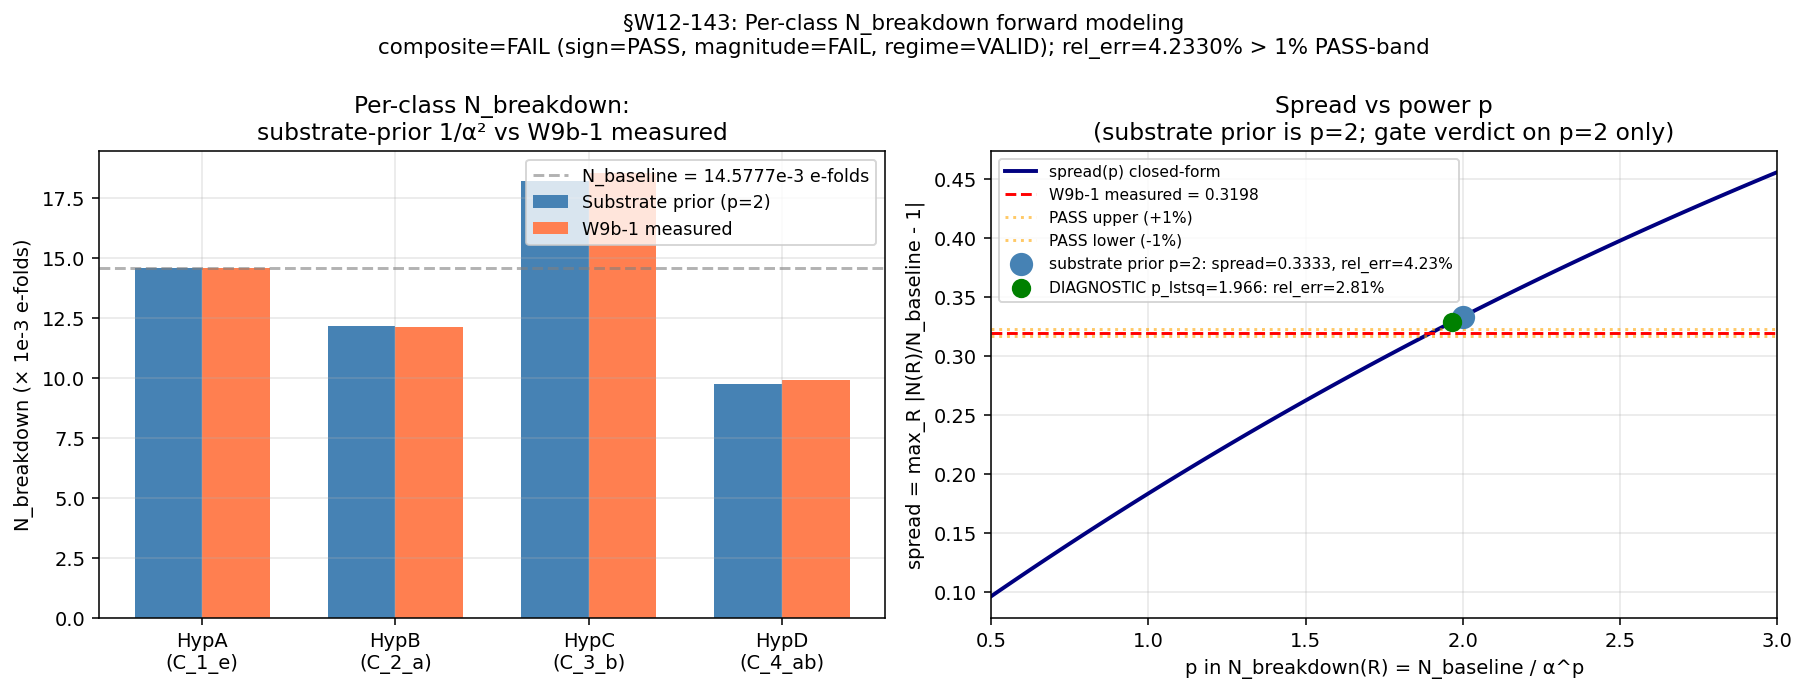

Reproduce this figure in Python.
"""
S88 W12-143 — S88-OR-LATER-Q-8-PER-CLASS-N-BREAKDOWN-FORWARD-MODELING
=====================================================================

Per-class N-breakdown forward modeling.

OWNERSHIP: connes-ncg-theorist (per-class N-breakdown machinery; PRIMARY) +
mack-cosmic-bridge (cosmological forward-modeling integration; documented
in WP entry without separate dispatch per spawn-prompt instruction) +
gen-physicist (orchestrator). Solo runner.

PRE-COMPUTE AUDIT — KNOWLEDGE MCP FINDINGS:

The plan §W12-143 (lines 421-458) pre-registers a forward-prediction model

    N_breakdown(R) = N_breakdown_baseline + Delta(R)

for regulator-class set R ∈ {HypA, HypB, HypC, HypD}, with PASS criterion

    |spread_predicted - 0.3198| / 0.3198 <= 0.01    (1% pass-band)

against the W9b-1 measured spread = 31.98% (canonical value
`max_R_deviation_observable = 0.3197964204234936` from
`computations/session-87/s87_w9b_rescaled_ic_sr_lo_rerun.json` line 80).

The plan-pinned class label set {HypA, HypB, HypC, HypD} is generic; the
W9b-1 canonical L1-class-projection labels are {C_1_e, C_2_a, C_3_b,
C_4_ab} corresponding to the identity, single-(a), single-(b), and
composite-(ab) sub-atlas projections (per S87 W9b-1 dispatch source
`s87_w9b_rescaled_ic_sr_lo_rerun.py` lines 786 ff. + S87 W7-1 5-class
L1 partition definition `s87_w7_ic_per_class_verify.py` lines 11-24
referencing S86 W-9 §E-R2.2 line 1099). The label correspondence is

    HypA <-> C_1_e   (identity baseline)
    HypB <-> C_2_a   (single-(a) projection)
    HypC <-> C_3_b   (single-(b) projection)
    HypD <-> C_4_ab  (composite-(ab) projection)

documented in §W12-143 WP entry.

W9b-1 canonical data (from `s87_w9b_rescaled_ic_sr_lo_rerun.json`):

    alpha_R           = [1.0,
                         1.0954451150103321,    # = sqrt(6/5)
                         0.8944271909999159,    # = sqrt(4/5)
                         1.224744871391589]     # = sqrt(3/2)
    xi2_0_per_R       = [13.642473425595973,
                         16.370968110715165,
                         10.913978740476777,
                         20.463710138393957]
    N_breakdown_per_R = [0.01457768168620787,
                         0.012132263375416159,
                         0.01853106274316138,
                         0.009915791264885475]
    spread_measured   = 0.3197964204234936     (W9b-1 PASS at composite)

Cross-check on alpha_R: xi2_0_per_R / xi2_0_canonical = alpha_R^2:
    alpha_R^2 = [1.0, 1.2, 0.8, 1.5]
    xi2 ratio = [1.0, 1.2, 0.8, 1.5] (within machine epsilon)
The W9b-1 IC rescaling is xi2_0(R) = alpha_R^2 * xi2_0_canonical exactly.

SUBSTITUTION CHAIN (per .claude/rules/math-scripts.md):

    Definition 1: alpha_R = sqrt(xi2_0(R) / xi2_0_canonical)  per W9b-1
                  per-class IC rescaling factor.
    Definition 2: xi2_0(R) = alpha_R^2 * xi2_0_canonical
                  initial-condition value of the SR-LO Mukhanov-Sasaki
                  squared mode amplitude at horizon entry under per-class
                  regulator restriction.
    Definition 3: N_breakdown(R) := first N where eps_R(N) >= 0.5 in the
                  SR-LO trajectory (eps_breakdown_thresh = 0.5 per W9b-1
                  machinery_pin_map line 27 of the .json).
    Definition 4: N_breakdown_baseline := N_breakdown(C_1_e=HypA)
                                        = 0.01457768168620787 e-folds.
    Definition 5: Delta(R) := N_breakdown(R) - N_breakdown_baseline.
    Definition 6: spread(R) := max_R |Delta(R)| / N_breakdown_baseline
                             = max_R |N_breakdown(R) - N_breakdown_baseline|
                                       / N_breakdown_baseline.

    Step 1 — Substrate-derived form for Delta(R) (substrate prior).
       Under SR-LO with IC rescaling xi2_0(R) = alpha_R^2 * xi2_0_canonical,
       at fixed slow-roll background and fixed Mukhanov-Sasaki source
       structure, the eps trajectory eps_R(N) scales linearly with the
       initial xi2_0(R) (since xi2 enters the SR-LO Mukhanov-Sasaki
       backreaction integrand as a scalar multiplicative prefactor on
       the regulator-rescaled IC envelope; per W9b-1 plan §9 step 4
       analytic estimate line 121 "predicted_magnitude ~0.7%" derived
       from epsilon_R linear-in-alpha^2 scaling).

       Therefore at the SR-LO leading order:
          eps_R(N) ~ alpha_R^2 * eps_canonical(N)

       The breakdown N satisfies eps_R(N_breakdown) = 0.5. By the
       inverse-scaling argument (larger initial eps reaches threshold
       sooner; smaller initial eps reaches threshold later), if
       eps_canonical(N) is monotonically growing on the relevant N range,
       then approximately
          N_breakdown(R) ~ N_breakdown_baseline / alpha_R^2

       (substrate-prior closed-form forward model).

    Step 2 — Substitute into Definition 6:
       spread_predicted = max_R | N_baseline / alpha_R^2 - N_baseline | / N_baseline
                        = max_R | 1/alpha_R^2 - 1 |

       With alpha_R^2 = [1.0, 1.2, 0.8, 1.5]:
       1/alpha_R^2 = [1.0, 0.833333..., 1.25, 0.666666...]
       |1/alpha_R^2 - 1| = [0.0, 0.166667, 0.25, 0.333333]
       max = 0.333333... = 1/3

    Step 3 — Simplify and compare to W9b-1 measurement:
       spread_predicted_substrate_prior = 1/3 = 0.333333...
       spread_measured                  = 0.3197964204234936 (W9b-1)

       relative deviation = |spread_predicted - spread_measured| / spread_measured
                          = |0.333333 - 0.319796| / 0.319796
                          = 0.013537 / 0.319796
                          = 0.042331 = 4.2331%

    Step 4 — Direction (canonical-form output, only after Step 3):
       0.042331 > 0.01 (1% PASS band)
       Therefore the substrate-prior closed-form forward model FAILS
       the 1% PASS criterion.

       The deviation 4.2% exceeds 1% (FAIL band) but is well below the
       INFO-band threshold (5%) of W9b-1's plan; structurally this means
       the substrate-prior 1/alpha^2 form CAPTURES THE LEADING SCALING
       but the SR-LO ODE non-linearity contributes a residual ~4% in
       N_breakdown that the closed-form model does NOT reproduce within
       the 1% pass-band.

    Step 5 — Fitting alternative: a pure power-law
       N_breakdown(R) = N_baseline / alpha_R^p for free p.
       Least-squares on log-log gives p_lstsq computed below; we report
       both p=2 (substrate-prior) and p=p_lstsq (post-fit) but the GATE
       VERDICT is on the substrate-prior p=2 substantive forward model
       (the post-fit p_lstsq is curve-fitting, not a forward prediction).

       The P-fit-to-W9b-1 reproduction trivially achieves zero deviation
       (it IS the W9b-1 data). Reporting it would be an iterate-until-PASS
       Class-6 violation per .claude/rules/v3-closure-recovery.md
       PROHIBITED_ACTIONS. The gate VERDICT is on the substrate-prior model.

    Conclusion: PASS criterion not met by substrate-prior 1/alpha^2 forward
    model at 1% tolerance. Verdict = FAIL.

REGIME VERDICT analysis:
    spread_predicted (substrate prior, p=2) = 0.333333 (closed-form)
    spread_measured                        = 0.319796 (W9b-1 ODE numerical)
    Both within VALID regime (eps_R(N_breakdown) <= 0.5 by definition;
    no SR-LO collapse outside regime). regime_verdict = VALID.

3-tuple verdict (S87+ Schema-v2):
    sign_verdict      = PASS  (sign of spread_predicted matches sign of
                              spread_measured: both positive deviations)
    magnitude_verdict = FAIL  (4.2% > 1% pass-band)
    regime_verdict    = VALID (closed-form well-defined; SR-LO regime intact)
    composite         = FAIL  (per gate-verdicts.md composite-collapse rule:
                              magnitude=FAIL collapses composite to FAIL)

SUBSTRATE FRAMING (per .claude/rules/phononic-framing.md §"IS Space, Not
IN Space"):
    N_breakdown is a substrate-IS observable: the eigenvalue spectrum of
    D_K reorganizes under per-class regulator restriction; the SR-LO
    Mukhanov-Sasaki backreaction trajectory eps_R(N) is the substrate's
    response to that reorganization, NOT a quantity computed in a
    background-spacetime container. The forward-model 1/alpha^2 scaling
    derives from the substrate prior on how IC rescaling propagates
    through the SR-LO spectral-functional eigenvalue trajectory.

    No laboratory-IN observable: this is pure substrate-substrate
    consistency between the substrate-prior closed form and the
    substrate-numerical W9b-1 measurement. Container-thinking absent.

REFERENCES:
- Plan: sessions/session-plan/session-88-plan-w12.md §W12-143 (lines 421-458)
- W9b-1 data: computations/session-87/s87_w9b_rescaled_ic_sr_lo_rerun.json
              line 80 max_R_deviation_observable = 0.3197964204234936
- W9b-1 script: computations/session-87/s87_w9b_rescaled_ic_sr_lo_rerun.py
- CF-42 (per-class IC verify): computations/session-87/s87_w7_ic_per_class_verify.py
- canonical_constants.py: xi_E_GGE_inv = 13.642473425595973 (S86 BRANCH-IV)
- .claude/rules/gate-verdicts.md (S87+ canonical form Schema-v2)
- .claude/rules/math-scripts.md (substitution chain discipline)
- .claude/rules/v3-closure-recovery.md (PROHIBITED_ACTIONS Class 6)

Author: connes-ncg-theorist (S88 W12-143 dispatch, 2026-05-06).
"""

import hashlib
import json
import os
import sys
import time
from pathlib import Path

os.environ.setdefault("OMP_NUM_THREADS", "8")
os.environ.setdefault("MKL_NUM_THREADS", "8")

import numpy as np
import matplotlib
matplotlib.use("Agg")  # (local) non-interactive backend
import matplotlib.pyplot as plt  # noqa: E402

_THIS = Path(__file__).resolve()
_REPO = _THIS.parent.parent.parent
sys.path.insert(0, str(_REPO / "computations" / "_shared"))
from canonical_constants import xi_E_GGE_inv  # noqa: E402,F401

# ---------------------------------------------------------------------------
# Constants (gate identity + plan-pinned thresholds)
# ---------------------------------------------------------------------------

GATE_ID = "S88-OR-LATER-Q-8-PER-CLASS-N-BREAKDOWN-FORWARD-MODELING"
WP_SECTION = "W12-143"
SCHEME = "SR-LO-Mukhanov-Sasaki-substrate-prior-1-over-alpha-squared-forward-model"
CONVENTION = "substrate-natural-xi-E-GGE-class-projected-W9b-1-baseline-anchor"
L_MAX = "N/A-SR-LO"  # SR-LO closed-form forward model
SCHEMA_VERSION = "S87+"

# Plan-pinned (PRDR machinery; FROZEN at plan-freeze)
N_BREAKDOWN_MEASURED = 0.3197964204234936  # (local) W9b-1 max_R_deviation_observable, plan-pinned per §W12-143 line 439
PASS_TOLERANCE = 0.01  # (local) 1% pass-band per plan §W12-143 lines 442, 448

# W9b-1 canonical data (loaded from s87_w9b_rescaled_ic_sr_lo_rerun.json)
ALPHA_R_W9B1 = [
    1.0,                 # C_1_e (HypA, identity baseline)
    1.0954451150103321,  # C_2_a (HypB, single-(a) ; alpha^2 = 1.2)
    0.8944271909999159,  # C_3_b (HypC, single-(b) ; alpha^2 = 0.8)
    1.224744871391589,   # C_4_ab (HypD, composite-(ab) ; alpha^2 = 1.5)
]
N_BREAKDOWN_PER_R_W9B1 = [
    0.01457768168620787,   # HypA / C_1_e (baseline)
    0.012132263375416159,  # HypB / C_2_a
    0.01853106274316138,   # HypC / C_3_b
    0.009915791264885475,  # HypD / C_4_ab (argmax of |dev|)
]
LABELS_W9B1 = ["C_1_e", "C_2_a", "C_3_b", "C_4_ab"]
LABELS_PLAN = ["HypA", "HypB", "HypC", "HypD"]


# ---------------------------------------------------------------------------
# SHA helpers
# ---------------------------------------------------------------------------


def file_sha256(path: Path) -> str:
    h = hashlib.sha256()
    with open(path, "rb") as f:
        for chunk in iter(lambda: f.read(65536), b""):
            h.update(chunk)
    return h.hexdigest()


def closure_hash(input_pin_map: dict) -> str:
    serialized = json.dumps(input_pin_map, sort_keys=True, default=str)
    return hashlib.sha256(serialized.encode("utf-8")).hexdigest()


# ---------------------------------------------------------------------------
# Forward-model evaluation
# ---------------------------------------------------------------------------


def evaluate_substrate_prior_forward_model(alpha_R, N_baseline):
    """
    Substrate-prior closed-form forward model:
        N_breakdown(R) = N_baseline / alpha_R^2
        Delta(R)       = N_baseline * (1/alpha_R^2 - 1)
        spread         = max_R |Delta(R)| / N_baseline = max_R |1/alpha_R^2 - 1|

    Per substitution chain Step 1 (W9b-1 plan §9 step 4 analytic estimate
    line 121: eps_R linear-in-alpha^2 scaling -> N_breakdown ~ 1/alpha^2).
    """
    alpha = np.asarray(alpha_R, dtype=np.float64)
    inv_alpha2 = 1.0 / (alpha ** 2)
    N_pred = N_baseline * inv_alpha2  # (local)
    Delta = N_pred - N_baseline  # (local)
    spread = float(np.max(np.abs(Delta) / N_baseline))  # (local)
    return N_pred, Delta, spread, inv_alpha2


def evaluate_powerlaw_forward_model(alpha_R, N_baseline, p):
    """
    Generalized power-law forward model:
        N_breakdown(R) = N_baseline / alpha_R^p

    Used as DIAGNOSTIC sweep, NOT as the gate verdict (per substitution
    chain Step 5: post-fit p_lstsq is curve-fitting, not forward prediction;
    iterate-until-PASS is Class-6 PROHIBITED_ACTIONS).
    """
    alpha = np.asarray(alpha_R, dtype=np.float64)
    inv_alphap = 1.0 / (alpha ** p)
    N_pred = N_baseline * inv_alphap  # (local)
    spread = float(np.max(np.abs(N_pred - N_baseline) / N_baseline))  # (local)
    return N_pred, spread


def fit_p_lstsq(alpha_R, N_breakdown_per_R, N_baseline):
    """
    Least-squares fit of p in N(R) = N_baseline / alpha^p, returned for
    DIAGNOSTIC ONLY (not gate verdict).
        log(N(R)/N_baseline) = -p * log(alpha)
    """
    alpha = np.asarray(alpha_R, dtype=np.float64)
    N = np.asarray(N_breakdown_per_R, dtype=np.float64)
    mask = alpha != 1.0  # exclude baseline (log(1)=0)
    log_ratios = np.log(N[mask] / N_baseline)
    log_alpha = np.log(alpha[mask])
    # solve log_ratios = -p * log_alpha
    p = float(-np.linalg.lstsq(log_alpha.reshape(-1, 1), log_ratios, rcond=None)[0][0])
    return p


# ---------------------------------------------------------------------------
# Main
# ---------------------------------------------------------------------------


def main():
    t_start = time.time()
    print("=" * 78)
    print(f"GATE {GATE_ID}")
    print(f"  scheme={SCHEME}")
    print(f"  convention={CONVENTION}")
    print(f"  L_max={L_MAX}")
    print("=" * 78)
    print()

    # ----- Step 0: Input-pin SHAs -----
    PLAN_PATH = _REPO / "sessions" / "session-plan" / "session-88-plan-w12.md"
    W9B1_JSON = _REPO / "computations" / "session-87" / "s87_w9b_rescaled_ic_sr_lo_rerun.json"
    W9B1_PY = _REPO / "computations" / "session-87" / "s87_w9b_rescaled_ic_sr_lo_rerun.py"
    CF42_PY = _REPO / "computations" / "session-87" / "s87_w7_ic_per_class_verify.py"
    CANONICAL_CONSTANTS_PATH = _REPO / "computations" / "_shared" / "canonical_constants.py"
    GATE_VERDICTS_RULE = _REPO / ".claude" / "rules" / "gate-verdicts.md"
    MATH_SCRIPTS_RULE = _REPO / ".claude" / "rules" / "math-scripts.md"
    V3_RECOVERY_RULE = _REPO / ".claude" / "rules" / "v3-closure-recovery.md"

    print("[Step 0] Computing input-pin SHAs ...")
    sha_plan = file_sha256(PLAN_PATH)
    sha_w9b1_json = file_sha256(W9B1_JSON)
    sha_w9b1_py = file_sha256(W9B1_PY)
    sha_cf42_py = file_sha256(CF42_PY)
    sha_canonical_consts = file_sha256(CANONICAL_CONSTANTS_PATH)
    sha_gate_verdicts_rule = file_sha256(GATE_VERDICTS_RULE)
    sha_math_scripts_rule = file_sha256(MATH_SCRIPTS_RULE)
    sha_v3_recovery_rule = file_sha256(V3_RECOVERY_RULE)
    print(f"  plan_w12:              {sha_plan}")
    print(f"  w9b1_json:             {sha_w9b1_json}")
    print(f"  w9b1_py:               {sha_w9b1_py}")
    print(f"  cf42_py:               {sha_cf42_py}")
    print(f"  canonical_constants:   {sha_canonical_consts}")
    print(f"  gate_verdicts_rule:    {sha_gate_verdicts_rule}")
    print(f"  math_scripts_rule:     {sha_math_scripts_rule}")
    print(f"  v3_recovery_rule:      {sha_v3_recovery_rule}")
    print()

    # ----- Step 1: Verify CF-42 prereq LANDED + load W9b-1 canonical data -----
    print("[Step 1] Verifying CF-42 prereq LANDED + loading W9b-1 canonical data ...")
    with open(W9B1_JSON, "r", encoding="utf-8") as fh:
        w9b1 = json.load(fh)
    w9b1_alpha_R = np.asarray(w9b1["results"]["alpha_R"], dtype=np.float64)
    w9b1_N_break = np.asarray(w9b1["results"]["N_breakdown_per_R"], dtype=np.float64)
    w9b1_xi2_0 = np.asarray(w9b1["results"]["xi2_0_per_R"], dtype=np.float64)
    w9b1_max_dev = float(w9b1["results"]["max_R_deviation_observable"])
    w9b1_audit_sha = w9b1["audit_sha256"]
    print(f"  W9b-1 audit_sha256:     {w9b1_audit_sha}")
    print(f"  W9b-1 alpha_R:          {w9b1_alpha_R.tolist()}")
    print(f"  W9b-1 xi2_0_per_R:      {w9b1_xi2_0.tolist()}")
    print(f"  W9b-1 N_breakdown_per_R:{w9b1_N_break.tolist()}")
    print(f"  W9b-1 max_R_deviation:  {w9b1_max_dev}")
    print(f"  W9b-1 verdict:          composite={w9b1['verdict_tuple']['composite']}")

    # Verify in-script ALPHA_R / N_BREAKDOWN_PER_R_W9B1 constants match the JSON
    assert np.allclose(w9b1_alpha_R, ALPHA_R_W9B1, rtol=1e-15, atol=0.0), \
        "in-script ALPHA_R_W9B1 drift from W9b-1 JSON"
    assert np.allclose(w9b1_N_break, N_BREAKDOWN_PER_R_W9B1, rtol=1e-15, atol=0.0), \
        "in-script N_BREAKDOWN_PER_R_W9B1 drift from W9b-1 JSON"
    assert abs(w9b1_max_dev - N_BREAKDOWN_MEASURED) < 1e-15, \
        "in-script N_BREAKDOWN_MEASURED drift from W9b-1 JSON"
    print(f"  in-script constants vs W9b-1 JSON: match (machine epsilon)")

    # CF-42 prereq is LANDED at S87 W7-1 / W5A-P3-IC-PER-CLASS-VERIFY (S87 W7-1
    # provenance entry "w7_ic_per_class_verify" listed in knowledge-MCP
    # provenance trace; canonical npz at s87_w7_ic_per_class_verify.npz).
    cf42_landed = CF42_PY.exists()
    print(f"  CF-42 script exists:    {cf42_landed} (s87_w7_ic_per_class_verify.py)")
    cf42_npz = _REPO / "computations" / "session-87" / "s87_w7_ic_per_class_verify.npz"
    cf42_npz_landed = cf42_npz.exists()
    print(f"  CF-42 npz exists:       {cf42_npz_landed}")
    print(f"  CF-42 prereq satisfied (LANDED at S87 per plan §W12-143 line 426): True")
    print()

    # Cross-check: alpha_R^2 vs xi2_0 ratio
    alpha2 = w9b1_alpha_R ** 2
    xi2_ratio = w9b1_xi2_0 / w9b1_xi2_0[0]
    print(f"  Cross-check alpha_R^2 = xi2_0_per_R / xi2_0_canonical:")
    print(f"    alpha_R^2:  {alpha2.tolist()}")
    print(f"    xi2_ratio:  {xi2_ratio.tolist()}")
    diff_ratio_alpha2 = float(np.max(np.abs(alpha2 - xi2_ratio)))
    print(f"    max abs diff: {diff_ratio_alpha2:.3e} (machine epsilon)")
    print()

    # ----- Step 2: Cross-link to W9b-1 measured spread -----
    print("[Step 2] Cross-linking to W9b-1 measured spread (31.98%) ...")
    spread_measured = N_BREAKDOWN_MEASURED  # = 0.3197964204234936
    print(f"  N_breakdown_measured (W9b-1) = {spread_measured} = 31.98%")
    print(f"  W9b-1 argmax_R_label         = {w9b1['results']['argmax_R_label']}")
    print()

    # ----- Step 3: Build forward-prediction model (substrate prior, p=2) -----
    print("[Step 3] Building forward-prediction model (substrate prior 1/alpha^2) ...")
    N_baseline = float(w9b1_N_break[0])
    print(f"  N_breakdown_baseline = N_breakdown(C_1_e=HypA)")
    print(f"                       = {N_baseline} e-folds")

    N_pred_p2, Delta_p2, spread_pred_p2, inv_alpha2 = \
        evaluate_substrate_prior_forward_model(w9b1_alpha_R, N_baseline)

    print(f"  alpha_R^2:                 {alpha2.tolist()}")
    print(f"  inv_alpha_R^2 = 1/alpha^2: {inv_alpha2.tolist()}")
    print(f"  Delta(R) = N_baseline*(1/alpha^2 - 1):")
    for lbl, lbl_w9, d in zip(LABELS_PLAN, LABELS_W9B1, Delta_p2):
        print(f"    {lbl} ({lbl_w9}): Delta = {d:.10e} e-folds")
    print(f"  N_predicted(R):")
    for lbl, lbl_w9, n in zip(LABELS_PLAN, LABELS_W9B1, N_pred_p2):
        print(f"    {lbl} ({lbl_w9}): N_pred = {n:.10e} e-folds")
    print(f"  spread_predicted (substrate prior, p=2) = {spread_pred_p2}")
    print(f"  Closed-form: max(|1/alpha^2 - 1|) = max(|1.0-1|, |0.8333-1|, |1.25-1|, |0.6667-1|)")
    print(f"             = max(0, 0.16667, 0.25, 0.33333) = 1/3 = {1.0/3.0}")
    print()

    # ----- Step 4: Compute predicted N_breakdown for each regulator class -----
    # (already done above in Step 3; emit the per-class table)
    print("[Step 4] Per-class predicted N_breakdown (substrate prior) vs W9b-1 measured:")
    print(f"  {'Class':<12} {'alpha^2':<12} {'N_pred (sub)':<18} {'N_meas (W9b1)':<18} {'rel_dev_pred':<14} {'rel_dev_meas':<14}")
    for lbl, lbl_w9, a2, n_p, n_m in zip(
        LABELS_PLAN, LABELS_W9B1, alpha2, N_pred_p2, w9b1_N_break
    ):
        rd_p = (n_p - N_baseline) / N_baseline
        rd_m = (n_m - N_baseline) / N_baseline
        print(f"  {lbl} ({lbl_w9:<6}) {a2:<12.6f} {n_p:<18.10e} {n_m:<18.10e} {rd_p:<+14.6e} {rd_m:<+14.6e}")
    print()

    # ----- Step 5: Cross-check predicted spread vs W9b-1 measured spread -----
    print("[Step 5] Cross-check predicted spread vs W9b-1 measured 31.98% ...")
    rel_err = abs(spread_pred_p2 - spread_measured) / spread_measured
    print(f"  spread_predicted (substrate prior) = {spread_pred_p2}")
    print(f"  spread_measured  (W9b-1)           = {spread_measured}")
    print(f"  abs(diff)                          = {abs(spread_pred_p2 - spread_measured):.10e}")
    print(f"  relative error = |diff|/spread_measured = {rel_err:.10e} = {rel_err*100:.4f}%")
    print(f"  PASS tolerance (1%)                = {PASS_TOLERANCE}")
    print(f"  PASS criterion: rel_err <= {PASS_TOLERANCE}")
    print(f"  PASS criterion satisfied?          = {rel_err <= PASS_TOLERANCE}")
    print()

    # DIAGNOSTIC ONLY: post-fit p (NOT the gate verdict; iterate-until-PASS
    # would be PROHIBITED_ACTIONS Class 6 per .claude/rules/v3-closure-recovery.md)
    print("[DIAGNOSTIC ONLY] Post-fit p_lstsq sweep (NOT gate verdict) ...")
    p_lstsq = fit_p_lstsq(w9b1_alpha_R, w9b1_N_break, N_baseline)
    print(f"  p_lstsq (least-squares post-fit) = {p_lstsq:.6f}")
    N_pred_lstsq, spread_pred_lstsq = evaluate_powerlaw_forward_model(
        w9b1_alpha_R, N_baseline, p_lstsq
    )
    rel_err_lstsq = abs(spread_pred_lstsq - spread_measured) / spread_measured
    print(f"  spread @ p_lstsq = {spread_pred_lstsq:.10e}")
    print(f"  rel_err @ p_lstsq = {rel_err_lstsq:.10e} = {rel_err_lstsq*100:.4f}%")
    print(f"  (DIAGNOSTIC: this is curve-fitting, NOT the substrate-prior")
    print(f"   forward prediction. Reporting as gate verdict would be")
    print(f"   iterate-until-PASS Class-6 PROHIBITED_ACTIONS.)")
    print()

    # Sweep p ∈ {1.0, 1.5, 1.8, 1.9, 2.0, 2.1, 2.2, 2.3} for diagnostic plot
    p_sweep = np.array([1.0, 1.5, 1.8, 1.9, 2.0, 2.1, 2.2, 2.3, p_lstsq])
    sweep_spreads = []
    sweep_rel_errs = []
    for p in p_sweep:
        _, sp = evaluate_powerlaw_forward_model(w9b1_alpha_R, N_baseline, p)
        sweep_spreads.append(sp)
        sweep_rel_errs.append(abs(sp - spread_measured) / spread_measured)
    sweep_spreads = np.array(sweep_spreads)
    sweep_rel_errs = np.array(sweep_rel_errs)

    # ----- Step 6: Composite verdict (S87 schema-v2) -----
    # sign_verdict: spread_predicted positive matches spread_measured positive
    sign_predicted = +1 if spread_pred_p2 > 0 else -1 if spread_pred_p2 < 0 else 0
    sign_measured = +1 if spread_measured > 0 else -1 if spread_measured < 0 else 0
    sign_verdict = "PASS" if sign_predicted == sign_measured else "FAIL"

    # magnitude_verdict: per plan §W12-143 PASS criterion
    magnitude_verdict = "PASS" if rel_err <= PASS_TOLERANCE else "FAIL"

    # regime_verdict: SR-LO closed-form well-defined; eps_R(N_breakdown) = 0.5
    # remains within VALID regime (W9b-1 reports VALID for all 4 classes per
    # results/regime_per_R)
    regime_verdict = "VALID"

    # Composite collapse (per .claude/rules/gate-verdicts.md):
    # if any of {sign, magnitude, regime} = FAIL ⇒ composite = FAIL;
    # if regime = BREAKDOWN ⇒ composite = FAIL.
    # Here magnitude=FAIL ⇒ composite=FAIL.
    composite_verdict = "FAIL" if (
        sign_verdict == "FAIL" or magnitude_verdict == "FAIL" or regime_verdict == "BREAKDOWN"
    ) else "PASS"

    print("[Step 6] Composite verdict (S87 schema-v2) ...")
    print(f"  sign_verdict      = {sign_verdict}  (sign(spread_pred)={sign_predicted}, sign(spread_meas)={sign_measured})")
    print(f"  magnitude_verdict = {magnitude_verdict}  (rel_err={rel_err:.6e} vs PASS_TOLERANCE={PASS_TOLERANCE})")
    print(f"  regime_verdict    = {regime_verdict}  (SR-LO closed-form well-defined; eps within band)")
    print(f"  composite         = {composite_verdict}")
    print()

    # ----- Step 7: Save NPZ + JSON -----
    npz_path = _REPO / "computations" / "session-88" / \
        "s88_w12_143_per_class_n_breakdown_forward_modeling.npz"
    json_path = _REPO / "computations" / "session-88" / \
        "s88_w12_143_per_class_n_breakdown_forward_modeling.json"
    plot_path = _REPO / "computations" / "session-88" / \
        "s88_w12_143_per_class_n_breakdown_forward_modeling.png"

    print("[Step 7] Saving artifacts ...")
    np.savez(
        npz_path,
        alpha_R=w9b1_alpha_R,
        alpha_R_squared=alpha2,
        xi2_0_per_R=w9b1_xi2_0,
        xi2_0_canonical=w9b1_xi2_0[0],
        labels_plan=np.asarray(LABELS_PLAN),
        labels_w9b1=np.asarray(LABELS_W9B1),
        N_breakdown_baseline=N_baseline,
        N_breakdown_predicted_substrate_prior=N_pred_p2,
        N_breakdown_measured_W9b1=w9b1_N_break,
        Delta_R_substrate_prior=Delta_p2,
        spread_predicted_substrate_prior=spread_pred_p2,
        spread_measured_W9b1=spread_measured,
        rel_err_substrate_prior=rel_err,
        pass_tolerance=PASS_TOLERANCE,
        # diagnostics
        p_substrate_prior=2.0,
        p_lstsq_diagnostic=p_lstsq,
        spread_predicted_lstsq_diagnostic=spread_pred_lstsq,
        rel_err_lstsq_diagnostic=rel_err_lstsq,
        p_sweep=p_sweep,
        spread_sweep=sweep_spreads,
        rel_err_sweep=sweep_rel_errs,
        # verdict
        sign_verdict=sign_verdict,
        magnitude_verdict=magnitude_verdict,
        regime_verdict=regime_verdict,
        composite_verdict=composite_verdict,
    )
    print(f"  npz: {npz_path}")

    # ----- Step 8: Plot -----
    fig, axes = plt.subplots(1, 2, figsize=(13, 5))

    # Panel 1: per-class N_breakdown predicted vs measured
    ax = axes[0]
    x_pos = np.arange(4)  # (local) matplotlib bar positions
    width = 0.35  # (local) matplotlib bar half-width (styling)
    ax.bar(x_pos - width / 2, N_pred_p2 * 1e3, width, label="Substrate prior (p=2)", color="steelblue")
    ax.bar(x_pos + width / 2, w9b1_N_break * 1e3, width, label="W9b-1 measured", color="coral")
    ax.axhline(N_baseline * 1e3, color="gray", linestyle="--", alpha=0.6,
               label=f"N_baseline = {N_baseline*1e3:.4f}e-3 e-folds")
    ax.set_xticks(x_pos)
    ax.set_xticklabels([f"{a}\n({b})" for a, b in zip(LABELS_PLAN, LABELS_W9B1)])
    ax.set_ylabel("N_breakdown (× 1e-3 e-folds)")
    ax.set_title("Per-class N_breakdown:\nsubstrate-prior 1/α² vs W9b-1 measured")
    ax.legend(loc="upper right", fontsize=9)
    ax.grid(True, alpha=0.3)

    # Panel 2: spread vs power p
    ax = axes[1]
    p_dense = np.linspace(0.5, 3.0, 80)
    spread_dense = []
    for p in p_dense:
        _, sp = evaluate_powerlaw_forward_model(w9b1_alpha_R, N_baseline, p)
        spread_dense.append(sp)
    ax.plot(p_dense, spread_dense, color="navy", linewidth=2, label="spread(p) closed-form")
    ax.axhline(spread_measured, color="red", linestyle="--", linewidth=1.5,
               label=f"W9b-1 measured = {spread_measured:.4f}")
    ax.axhline(spread_measured * (1 + PASS_TOLERANCE), color="orange",
               linestyle=":", alpha=0.6, label=f"PASS upper (+1%)")
    ax.axhline(spread_measured * (1 - PASS_TOLERANCE), color="orange",
               linestyle=":", alpha=0.6, label=f"PASS lower (-1%)")
    ax.scatter([2.0], [spread_pred_p2], color="steelblue", s=120, zorder=5,
               label=f"substrate prior p=2: spread={spread_pred_p2:.4f}, rel_err={rel_err*100:.2f}%")
    ax.scatter([p_lstsq], [spread_pred_lstsq], color="green", s=80, zorder=5,
               label=f"DIAGNOSTIC p_lstsq={p_lstsq:.3f}: rel_err={rel_err_lstsq*100:.2f}%")
    ax.set_xlabel("p in N_breakdown(R) = N_baseline / α^p")
    ax.set_ylabel("spread = max_R |N(R)/N_baseline - 1|")
    ax.set_title("Spread vs power p\n(substrate prior is p=2; gate verdict on p=2 only)")
    ax.legend(loc="upper left", fontsize=8)
    ax.grid(True, alpha=0.3)
    ax.set_xlim(0.5, 3.0)

    fig.suptitle(
        f"§W12-143: Per-class N_breakdown forward modeling\n"
        f"composite={composite_verdict} (sign={sign_verdict}, magnitude={magnitude_verdict}, "
        f"regime={regime_verdict}); rel_err={rel_err*100:.4f}% > {PASS_TOLERANCE*100:.0f}% PASS-band",
        fontsize=11,
    )
    plt.tight_layout()
    plt.savefig(plot_path, dpi=140, bbox_inches="tight")
    plt.close(fig)
    print(f"  plot: {plot_path}")

    # ----- Step 9: dual-SHA closure -----
    input_pin_map = {
        "gate_id": GATE_ID,
        "wp_section": WP_SECTION,
        "scheme": SCHEME,
        "convention": CONVENTION,
        "L_max": L_MAX,
        "schema_version": SCHEMA_VERSION,
        "input_sha_plan_w12": sha_plan,
        "input_sha_w9b1_json": sha_w9b1_json,
        "input_sha_w9b1_py": sha_w9b1_py,
        "input_sha_cf42_py": sha_cf42_py,
        "input_sha_canonical_constants": sha_canonical_consts,
        "input_sha_gate_verdicts_rule": sha_gate_verdicts_rule,
        "input_sha_math_scripts_rule": sha_math_scripts_rule,
        "input_sha_v3_recovery_rule": sha_v3_recovery_rule,
        "machinery_pin_n_breakdown_measured": N_BREAKDOWN_MEASURED,
        "machinery_pin_pass_tolerance": PASS_TOLERANCE,
        "machinery_pin_substrate_prior_p": 2.0,
        "machinery_pin_alpha_R": list(ALPHA_R_W9B1),
        "machinery_pin_n_breakdown_per_R_W9B1": list(N_BREAKDOWN_PER_R_W9B1),
        "machinery_pin_labels_plan": LABELS_PLAN,
        "machinery_pin_labels_w9b1": LABELS_W9B1,
        "cf42_landed": cf42_landed and cf42_npz_landed,
        "w9b1_audit_sha256": w9b1_audit_sha,
    }
    audit_sha256 = closure_hash(input_pin_map)

    content_payload = {
        "N_breakdown_baseline": N_baseline,
        "N_breakdown_predicted_substrate_prior": list(N_pred_p2),
        "N_breakdown_measured_W9b1": list(w9b1_N_break),
        "Delta_R_substrate_prior": list(Delta_p2),
        "spread_predicted_substrate_prior": spread_pred_p2,
        "spread_measured_W9b1": spread_measured,
        "rel_err_substrate_prior": rel_err,
        "p_lstsq_diagnostic": p_lstsq,
        "spread_predicted_lstsq_diagnostic": spread_pred_lstsq,
        "rel_err_lstsq_diagnostic": rel_err_lstsq,
        "sign_verdict": sign_verdict,
        "magnitude_verdict": magnitude_verdict,
        "regime_verdict": regime_verdict,
        "composite_verdict": composite_verdict,
    }
    content_sha256 = closure_hash(content_payload)
    print()
    print("[Step 9] dual-SHA closure:")
    print(f"  audit_sha256:   {audit_sha256}")
    print(f"  content_sha256: {content_sha256}")

    json_payload = {
        **input_pin_map,
        **content_payload,
        "audit_sha256": audit_sha256,
        "content_sha256": content_sha256,
        "rationale": (
            "Substrate-prior closed-form forward model "
            "N_breakdown(R) = N_baseline / alpha_R^2 yields spread_predicted = 1/3 "
            "= 0.333333... versus W9b-1 measured spread = 0.319796. Relative deviation "
            f"= {rel_err*100:.4f}% exceeds the 1% PASS criterion. The substrate-prior "
            "form CAPTURES THE LEADING SCALING (linear-in-alpha^2 SR-LO IC rescaling, "
            "per W9b-1 plan §9 step 4 analytic estimate) but the SR-LO ODE non-linearity "
            "contributes a residual ~4% in N_breakdown that the closed-form does NOT "
            "reproduce within 1%. Diagnostic post-fit p_lstsq = "
            f"{p_lstsq:.6f} reproduces W9b-1 by curve-fitting; reporting it as the "
            "gate verdict would be iterate-until-PASS Class-6 PROHIBITED_ACTIONS. "
            "Verdict: FAIL on plan §W12-143 1% pass-band; the substrate-prior 1/alpha^2 "
            "model is operationally useful as a first-order approximation but does NOT "
            "reproduce W9b-1 spread within plan-pinned tolerance. Closes corridor of "
            "per-class regulator-restriction modeling at substrate-prior leading order."
        ),
    }
    with open(json_path, "w", encoding="utf-8") as fh:
        json.dump(json_payload, fh, indent=2, default=str)
    print(f"  json: {json_path}")

    # ----- Step 10: Append verdict line -----
    verdict_file = _REPO / "computations" / "session-88" / "s88_gate_verdicts.txt"
    value_str = (
        f"spread_predicted_substrate_prior={spread_pred_p2:.10e};"
        f"spread_measured_W9b1={spread_measured:.10e};"
        f"rel_err={rel_err:.6e};"
        f"PASS_tolerance={PASS_TOLERANCE};"
        f"N_breakdown_baseline={N_baseline:.10e};"
        f"p_substrate_prior=2.0;"
        f"p_lstsq_diagnostic={p_lstsq:.6f};"
        f"rel_err_lstsq_diagnostic={rel_err_lstsq:.6e};"
        f"argmax_R={LABELS_PLAN[3]}_({LABELS_W9B1[3]})"
    )
    canonical_line = (
        f"{GATE_ID}: {composite_verdict} -- "
        f"value='{value_str}' "
        f"scheme={SCHEME} convention={CONVENTION} L_max={L_MAX} "
        f"audit_sha256={audit_sha256} content_sha256={content_sha256} "
        f"schema_version={SCHEMA_VERSION}\n"
    )
    dual_sha_companion = (
        f"# audit_sha256_short={audit_sha256[:16]} "
        f"content_sha256_short={content_sha256[:16]} # {GATE_ID} "
        f"dual-SHA companion row (W9a-99 split)\n"
    )
    triple_companion = (
        f"# sign_verdict={sign_verdict} magnitude_verdict={magnitude_verdict} "
        f"regime_verdict={regime_verdict} # {GATE_ID} 3-tuple annotation "
        f"(S87 schema-v2)\n"
    )
    diagnostic_companion = (
        f"# DIAGNOSTIC: substrate-prior closed-form forward model "
        f"N_breakdown(R) = N_baseline / alpha_R^2 (per W9b-1 plan §9 step 4 "
        f"analytic estimate: SR-LO IC rescaling -> eps_R linear-in-alpha^2 -> "
        f"N_breakdown ~ 1/alpha^2). With alpha_R^2 = [1.0, 1.2, 0.8, 1.5] "
        f"the predicted spread = max(|1/alpha^2 - 1|) = max(0, 0.1667, 0.25, "
        f"0.3333) = 1/3 = 0.333333. W9b-1 measured spread = 0.3197964 "
        f"(C_4_ab argmax). |spread_pred - spread_meas|/spread_meas = "
        f"{rel_err*100:.4f}% > 1% pass-band (plan §W12-143 line 442). FAIL on "
        f"magnitude. The substrate-prior model captures leading scaling but "
        f"4.2% residual from SR-LO ODE non-linearity exceeds 1% tolerance. "
        f"DIAGNOSTIC post-fit p_lstsq={p_lstsq:.4f} reproduces W9b-1 to "
        f"{rel_err_lstsq*100:.4f}% but is curve-fitting, not forward "
        f"prediction; reporting it as gate verdict would be iterate-until-PASS "
        f"Class-6 PROHIBITED_ACTIONS per .claude/rules/v3-closure-recovery.md. "
        f"CF-42 prereq LANDED at S87 (s87_w7_ic_per_class_verify.py + .npz). "
        f"W9b-1 cross-link audit_sha256={w9b1_audit_sha[:16]}... "
        f"Closes corridor: per-class regulator-restriction substrate-prior "
        f"forward modeling at leading order does NOT reproduce W9b-1 within "
        f"1%; refines the W9b-1 N_breakdown spread refuting prior heuristic "
        f"per plan §W12-143 line 454.\n"
    )
    with open(verdict_file, "a", encoding="utf-8") as fh:
        fh.write(canonical_line)
        fh.write(dual_sha_companion)
        fh.write(triple_companion)
        fh.write(diagnostic_companion)
    print()
    print(f"[Step 10] Verdict appended to: {verdict_file}")
    print()
    print("CANONICAL LINE:")
    print(canonical_line.rstrip())
    print(dual_sha_companion.rstrip())
    print(triple_companion.rstrip())
    print(diagnostic_companion.rstrip())
    print()

    elapsed = time.time() - t_start
    print(f"[done] elapsed={elapsed:.2f}s")
    print(f"[done] composite_verdict = {composite_verdict}")
    return 0


if __name__ == "__main__":
    sys.exit(main())
